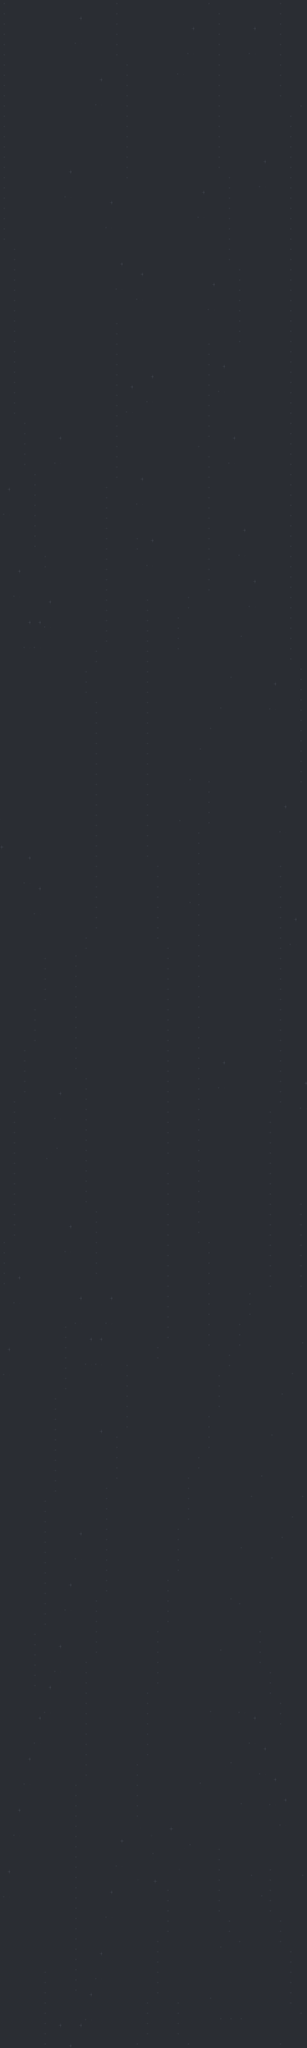

Rendered tile map (Tiled .tmx) drawn with the repository's tilesets; below, a short description and the map source with its tile grids summarised:
An orthogonal 30x200 tile map with 32x32 px tiles, 1 tile layer (Calque de Tuiles 1) and 9 objects (9x enemy2).

<map version="1.10" tiledversion="1.11.0" orientation="orthogonal" renderorder="right-down" width="30" height="200" tilewidth="32" tileheight="32" infinite="0" nextlayerid="3" nextobjectid="13">
 <tileset firstgid="1" source="blue.tsx" />
 <layer id="1" name="Calque de Tuiles 1" width="30" height="200">
  <data>[6000 cells, 6000 non-empty, 64 distinct tile ids]</data>
 </layer>
 <objectgroup id="2" name="Objects">
  <object id="1" name="enemy2" x="763.209" y="4700.24">
   <point />
  </object>
  <object id="5" name="enemy2" x="239.394" y="5357.58">
   <point />
  </object>
  <object id="6" name="enemy2" x="269.697" y="4248.48">
   <point />
  </object>
  <object id="7" name="enemy2" x="257.576" y="2845.45">
   <point />
  </object>
  <object id="8" name="enemy2" x="624.242" y="3521.21">
   <point />
  </object>
  <object id="9" name="enemy2" x="618.182" y="2230.3">
   <point />
  </object>
  <object id="10" name="enemy2" x="609.091" y="930.303">
   <point />
  </object>
  <object id="11" name="enemy2" x="333.333" y="1560.61">
   <point />
  </object>
  <object id="12" name="enemy2" x="145.455" y="163.636">
   <point />
  </object>
 </objectgroup>
</map>
